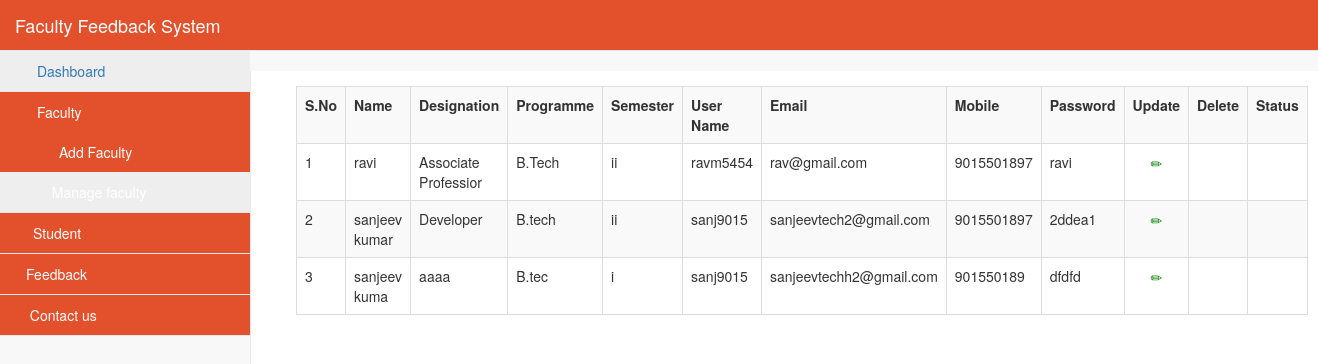
The app's page /admin/dashboard.php?info=show_faculty (signed in) with its own data.
### tables this page shows
CREATE TABLE IF NOT EXISTS `faculty` (
  `id` int(11) NOT NULL AUTO_INCREMENT,
  `user_alias` varchar(30) NOT NULL,
  `Name` varchar(30) NOT NULL,
  `designation` varchar(100) NOT NULL,
  `programme` varchar(50) NOT NULL,
  `semester` varchar(10) NOT NULL,
  `email` varchar(255) NOT NULL,
  `password` varchar(75) NOT NULL,
  `mobile` bigint(20) NOT NULL,
  `date` datetime NOT NULL,
  `status` int(11) NOT NULL,
  PRIMARY KEY (`id`),
  UNIQUE KEY `email` (`email`)
);

### admin/show_faculty.php (the view, shortened to what this page needs)
<?php
	echo "<table class='table table-responsive table-bordered table-striped table-hover' style=margin:15px;>";
	echo "<tr>";
	echo "<th>S.No</th>";
	echo "<th>Name</th>";
	echo "<th>Designation</th>";
	echo "<th>Programme</th>";
	echo "<th>Semester</th>";
	echo "<th>User Name</th>";
	echo "<th>Email</th>";
	echo "<th>Mobile</th>";
	echo "<th>Password</th>";
	echo "<th>Update</th>";
	echo "<th>Delete</th>";
	echo "<th>Status</th>";
	echo "</tr>";
	$i=1;
	$que=mysqli_query($conn,"select * from faculty");
	while($row=mysqli_fetch_array($que))
	{
		echo "<tr>";
		echo "<td>".$i."</td>";
		echo "<td>".$row['Name']."</td>";
		echo "<td>".$row['designation']."</td>";
		echo "<td>".$row['programme']."</td>";
		echo "<td>".$row['semester']."</td>";
		echo "<td>".$row['user_alias']."</td>";
		echo "<td>".$row['email']."</td>";
		echo "<td>".$row['mobile']."</td>";
		echo "<td>".$row['password']."</td>";
		echo "<td class='text-center'><a href='dashboard.php?id=$row[id]&info=edit_faculty'><span class='glyphicon glyphicon-pencil'style=color:green;></span></a></td>";
		echo "<td class='text-center'><a href='#' onclick='deletes($row[id])'><span class='glyphicon glyphicon-remove' style=color:red;></span></a></td>";
		if($row['status'])
		{
		echo "<td><a href='update_status.php?user_id=".$row['id']."&status=".$row['status']."'><span class='glyphicon glyphicon-user' style=color:red;></span></a></td>";
		}
		else
		{
		echo "<td><a href='update_status.php?user_id=".$row['id']."&status=".$row['status']."'><span class='glyphicon glyphicon-user' style=color:green;></span></a></td>";
		}
		echo "</tr>";
		$i++;
	}
?>

### admin/dashboard.php (shortened to what this page needs)
<?php
include('../dbconfig.php');
?>
<!DOCTYPE html>
<html lang="en">
<head>
    <link href="../css/bootstrap.min.css" rel="stylesheet">
    <link href="../css/metisMenu.min.css" rel="stylesheet">
    <link href="../css/sb-admin-2.css" rel="stylesheet">
    <link href="../css/font-awesome.min.css" rel="stylesheet" type="text/css">
</head>
<body>
    <div id="wrapper">
        <nav class="navbar navbar-default navbar-static-top" role="navigation"  style="background:#E2502C">
            <div class="navbar-header">
                <a class="navbar-brand" href="dashboard.php" style="color:#FFFFFF">Faculty Feedback System</a>
            </div>
            <ul class="nav navbar-top-links navbar-right">
                <li class="dropdown">
                    <a class="dropdown-toggle" data-toggle="dropdown" href="#">
                        <i class="fa fa-user fa-fw"></i>  <i class="fa fa-caret-down"></i>
                    </a>
                </li>
            </ul>
            <div class="navbar-default sidebar" role="navigation">
                <div class="sidebar-nav navbar-collapse">
                    <ul class="nav" id="side-menu">
                        <li>
                            <a href="dashboard.php"><i class="fa fa-dashboard fa-fw"></i> Dashboard</a>
                        </li>
						<li>
                            <a href="#" style="background:#E2502C"><i style="background:#E2502C" class="fa fa-user fa-fw"></i><span style="color:#FFFFFF"> Faculty </span><span class="fa arrow"></span></a>
                            <ul class="nav nav-second-level">
                                <li style="background-color:#E2502C">
                                    <a href="dashboard.php?info=add_faculty"><i class="fa fa-plus fa-fw"></i><span style="color:#FFFFFF"> Add Faculty </span></a>
                                </li>
								 <li style="background-color:#E2502C">
                                    <a href="dashboard.php?info=show_faculty"><i class="fa fa-eye"></i><span style="color:#FFFFFF"> Manage faculty </span></a>
                                </li>
							</ul>
                        </li>
						<li>
                            <a href="#" style="background:#E2502C"><i class="fa fa-user fa-fw"></i><span style="color:#FFFFFF">Student</span><span class="fa arrow"></span></a>
                        </li>
		<li>
         <a href="#" style="background:#E2502C"><i class="fa fa-user fa-book"></i><span style="color:#FFFFFF">Feedback </span><span class="fa arrow"></span></a>
                        </li>
		<li>
			<a href="dashboard.php?info=contact" style="background:#E2502C"><i class="fa fa-eye"></i><span style="color:#FFFFFF"> Contact us</span></a>
		</li>
                    </ul>
                </div>
            </div>
        </nav>
        <div id="page-wrapper">
            <div class="row">
                <div class="col-lg-12">
                	<?php
								@$info=$_GET['info'];
								if($info!="")
								{
									if($info=="add_faculty")
										{
											include('add_faculty.php');
										}
									elseif($info=="show_faculty")
										{
											include('show_faculty.php');
										}
									elseif($info=="edit_faculty")
										{
											include('edit_faculty.php');
										}
									elseif($info=="display_student")
										{
											include('display_student.php');
										}
									elseif($info=="contact")
										{
											include('contact.php');
										}
									elseif($info=="feedback")
										{
											include('feedback.php');
										}
										elseif($info=="feedback_average")
										{
											include('feedback_average.php');
										}
								}
								else
								{
								include('dashboard_home.php');
								}
							?>
				</div>
            </div>
        </div>
    </div>
</body>
</html>

### css/sb-admin-2.css (style rules this page uses)
body { background-color: #f8f8f8; }
#wrapper { width: 100%; }
#page-wrapper { padding: 0 15px; min-height: 568px; background-color: #fff; }
@media (min-width:768px) { #page-wrapper { position: inherit; margin: 0 0 0 250px; padding: 0 30px; border-left: 1px solid #e7e7e7; } }
.navbar-top-links { margin-right: 0; }
.navbar-top-links li { display: inline-block; }
.navbar-top-links li:last-child { margin-right: 15px; }
.navbar-top-links li a { padding: 15px; min-height: 50px; }
.sidebar .sidebar-nav.navbar-collapse { padding-right: 0; padding-left: 0; }
.sidebar ul li { border-bottom: 1px solid #e7e7e7; }
.sidebar ul li a.active { background-color: #eee; }
.sidebar .arrow { float: right; }
.sidebar .fa.arrow:before { content: "\f104"; }
.sidebar .active>a>.fa.arrow:before { content: "\f107"; }
.sidebar .nav-second-level li, .sidebar .nav-third-level li { border-bottom: 0!important; }
.sidebar .nav-second-level li a { padding-left: 37px; }
@media (min-width:768px) { .sidebar { z-index: 1; position: absolute; width: 250px; margin-top: 51px; } }

### records on screen
faculty: Name "ravi", designation "Associate Professior", programme "B.Tech", semester "ii", user_alias "ravm5454", email "rav@gmail.com", mobile "9015501897", password "ravi"
faculty: Name "sanjeev kumar", designation "Developer", programme "B.tech", semester "ii", user_alias "sanj9015", email "sanjeevtech2@gmail.com", mobile "9015501897", password "2ddea1"
faculty: Name "sanjeev kuma", designation "aaaa", programme "B.tec", semester "i", user_alias "sanj9015", email "sanjeevtechh2@gmail.com", mobile "901550189", password "dfdfd"
